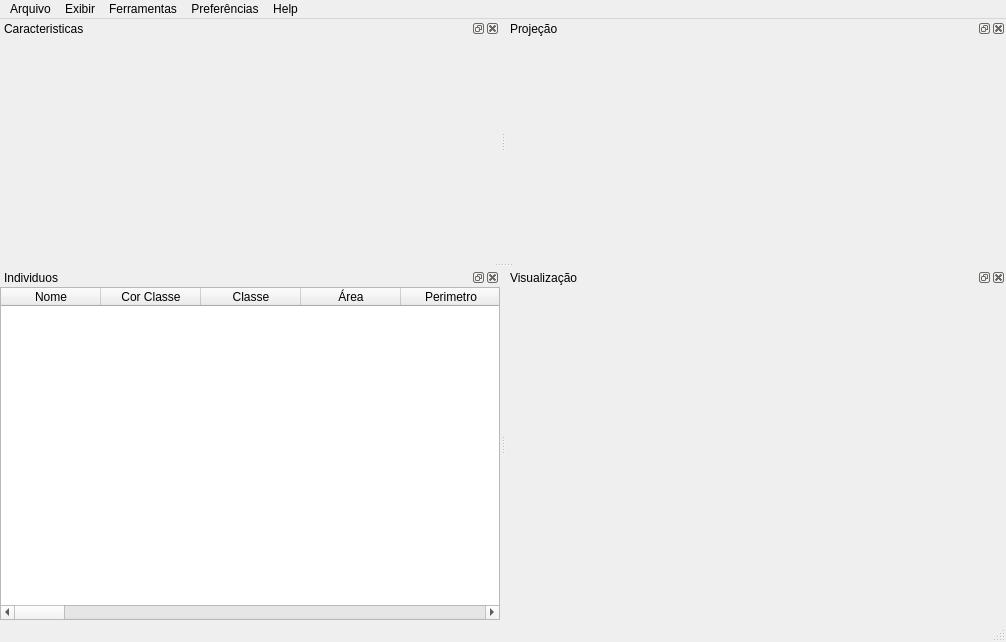
<?xml version="1.0" encoding="UTF-8"?>
<ui version="4.0">
 <class>MainWindow</class>
 <widget class="QMainWindow" name="MainWindow">
  <property name="geometry">
   <rect>
    <x>0</x>
    <y>0</y>
    <width>1004</width>
    <height>642</height>
   </rect>
  </property>
  <property name="windowTitle">
   <string>Principal</string>
  </property>
  <widget class="QWidget" name="centralwidget">
   <property name="minimumSize">
    <size>
     <width>155</width>
     <height>312</height>
    </size>
   </property>
   <widget class="QDockWidget" name="dockWidget_9">
    <property name="geometry">
     <rect>
      <x>0</x>
      <y>0</y>
      <width>500</width>
      <height>354</height>
     </rect>
    </property>
    <property name="minimumSize">
     <size>
      <width>500</width>
      <height>111</height>
     </size>
    </property>
    <property name="windowTitle">
     <string>Visualização</string>
    </property>
    <widget class="QWidget" name="dockWidgetContents_9">
     <layout class="QHBoxLayout" name="horizontalLayout_2"/>
    </widget>
   </widget>
  </widget>
  <widget class="QMenuBar" name="menubar">
   <property name="geometry">
    <rect>
     <x>0</x>
     <y>0</y>
     <width>1004</width>
     <height>21</height>
    </rect>
   </property>
   <property name="toolTipDuration">
    <number>1</number>
   </property>
   <widget class="QMenu" name="menuArquivo">
    <property name="title">
     <string>Arquivo</string>
    </property>
    <widget class="QMenu" name="menuCriar_Dataset">
     <property name="title">
      <string>Criar Dataset</string>
     </property>
     <addaction name="actionCriar_Classe"/>
     <addaction name="actionDividir_Imagem"/>
    </widget>
    <addaction name="actionAbrir_Dataset"/>
    <addaction name="menuCriar_Dataset"/>
    <addaction name="separator"/>
    <addaction name="actionSair"/>
   </widget>
   <widget class="QMenu" name="menuHelp">
    <property name="title">
     <string>Help</string>
    </property>
    <addaction name="actionAtalhos"/>
    <addaction name="actionSobre"/>
   </widget>
   <widget class="QMenu" name="menuFerramentas">
    <property name="title">
     <string>Ferramentas</string>
    </property>
    <widget class="QMenu" name="menuProje_o">
     <property name="title">
      <string>Projeção</string>
     </property>
     <addaction name="actionPCA"/>
     <addaction name="actionTSNE"/>
     <addaction name="actionSAMMON"/>
     <addaction name="actionMDS"/>
    </widget>
    <widget class="QMenu" name="menuPr_Processamento">
     <property name="title">
      <string>Pré Processamento Manual</string>
     </property>
     <widget class="QMenu" name="menuFiltros">
      <property name="title">
       <string>Filtros</string>
      </property>
      <addaction name="actionEqualizacao"/>
      <addaction name="actionMediana"/>
      <addaction name="actionBinarizacao"/>
      <addaction name="actionInversao"/>
      <addaction name="actionOperadores"/>
     </widget>
     <addaction name="actionRecorteLivre"/>
     <addaction name="separator"/>
     <addaction name="menuFiltros"/>
    </widget>
    <addaction name="menuPr_Processamento"/>
    <addaction name="actionPre_Processamento_Automatico"/>
    <addaction name="separator"/>
    <addaction name="actionDeteccao_de_Caracteristicas"/>
    <addaction name="menuProje_o"/>
   </widget>
   <widget class="QMenu" name="menuPrefer_ncias">
    <property name="title">
     <string>Preferências</string>
    </property>
    <addaction name="actionNormalizar_Valores"/>
   </widget>
   <widget class="QMenu" name="menuExibir">
    <property name="title">
     <string>Exibir</string>
    </property>
    <addaction name="actionImagens"/>
   </widget>
   <addaction name="menuArquivo"/>
   <addaction name="menuExibir"/>
   <addaction name="menuFerramentas"/>
   <addaction name="menuPrefer_ncias"/>
   <addaction name="menuHelp"/>
  </widget>
  <widget class="QStatusBar" name="statusbar"/>
  <widget class="QDockWidget" name="dockWidget_6">
   <property name="minimumSize">
    <size>
     <width>500</width>
     <height>243</height>
    </size>
   </property>
   <property name="windowTitle">
    <string>Caracteristicas</string>
   </property>
   <attribute name="dockWidgetArea">
    <number>4</number>
   </attribute>
   <widget class="QWidget" name="dockWidgetContents_6"/>
  </widget>
  <widget class="QDockWidget" name="dockWidget_7">
   <property name="minimumSize">
    <size>
     <width>500</width>
     <height>111</height>
    </size>
   </property>
   <property name="windowTitle">
    <string>Individuos</string>
   </property>
   <attribute name="dockWidgetArea">
    <number>1</number>
   </attribute>
   <widget class="QWidget" name="dockWidgetContents_7">
    <layout class="QHBoxLayout" name="horizontalLayout">
     <property name="leftMargin">
      <number>0</number>
     </property>
     <property name="topMargin">
      <number>0</number>
     </property>
     <property name="rightMargin">
      <number>0</number>
     </property>
     <property name="bottomMargin">
      <number>0</number>
     </property>
     <item>
      <widget class="QTableWidget" name="tableWidget">
       <property name="verticalScrollBarPolicy">
        <enum>Qt::ScrollBarAsNeeded</enum>
       </property>
       <property name="horizontalScrollBarPolicy">
        <enum>Qt::ScrollBarAsNeeded</enum>
       </property>
       <column>
        <property name="text">
         <string>Nome</string>
        </property>
       </column>
       <column>
        <property name="text">
         <string>Cor Classe</string>
        </property>
       </column>
       <column>
        <property name="text">
         <string>Classe</string>
        </property>
       </column>
       <column>
        <property name="text">
         <string>Área</string>
        </property>
       </column>
       <column>
        <property name="text">
         <string>Perimetro</string>
        </property>
       </column>
       <column>
        <property name="text">
         <string>Média</string>
        </property>
       </column>
       <column>
        <property name="text">
         <string>Mediana</string>
        </property>
       </column>
       <column>
        <property name="text">
         <string>Angulo</string>
        </property>
       </column>
       <column>
        <property name="text">
         <string>Centroide X</string>
        </property>
       </column>
       <column>
        <property name="text">
         <string>Centroide Y</string>
        </property>
       </column>
       <column>
        <property name="text">
         <string>Centro de massa Y</string>
        </property>
       </column>
       <column>
        <property name="text">
         <string>Centro de massa X</string>
        </property>
       </column>
       <column>
        <property name="text">
         <string>Roi Largura</string>
        </property>
       </column>
       <column>
        <property name="text">
         <string>Roi Altura</string>
        </property>
       </column>
       <column>
        <property name="text">
         <string>Máximo</string>
        </property>
       </column>
       <column>
        <property name="text">
         <string>Mínimo</string>
        </property>
       </column>
       <column>
        <property name="text">
         <string>Mode</string>
        </property>
       </column>
       <column>
        <property name="text">
         <string>X</string>
        </property>
       </column>
       <column>
        <property name="text">
         <string>Y</string>
        </property>
       </column>
       <column>
        <property name="text">
         <string>Width</string>
        </property>
       </column>
       <column>
        <property name="text">
         <string>Height</string>
        </property>
       </column>
       <column>
        <property name="text">
         <string>Maior</string>
        </property>
       </column>
       <column>
        <property name="text">
         <string>Menor</string>
        </property>
       </column>
       <column>
        <property name="text">
         <string>Circularidade</string>
        </property>
       </column>
       <column>
        <property name="text">
         <string>Feret</string>
        </property>
       </column>
       <column>
        <property name="text">
         <string>Densidade integrada</string>
        </property>
       </column>
       <column>
        <property name="text">
         <string>Inclinação</string>
        </property>
       </column>
       <column>
        <property name="text">
         <string>%Area</string>
        </property>
       </column>
       <column>
        <property name="text">
         <string>RawIntDen</string>
        </property>
       </column>
       <column>
        <property name="text">
         <string>FeretX</string>
        </property>
       </column>
       <column>
        <property name="text">
         <string>FeretY</string>
        </property>
       </column>
       <column>
        <property name="text">
         <string>FeretAngle</string>
        </property>
       </column>
       <column>
        <property name="text">
         <string>MinFeret</string>
        </property>
       </column>
       <column>
        <property name="text">
         <string>Proporção da Tela</string>
        </property>
       </column>
       <column>
        <property name="text">
         <string>Round</string>
        </property>
       </column>
       <column>
        <property name="text">
         <string>Solidez</string>
        </property>
       </column>
       <column>
        <property name="text">
         <string>MaxThr</string>
        </property>
       </column>
       <column>
        <property name="text">
         <string>MinThr</string>
        </property>
       </column>
      </widget>
     </item>
    </layout>
   </widget>
  </widget>
  <widget class="QDockWidget" name="dockWidget_8">
   <property name="minimumSize">
    <size>
     <width>500</width>
     <height>243</height>
    </size>
   </property>
   <property name="toolTipDuration">
    <number>1</number>
   </property>
   <property name="windowTitle">
    <string>Projeção</string>
   </property>
   <attribute name="dockWidgetArea">
    <number>4</number>
   </attribute>
   <widget class="QWidget" name="dockWidgetContents_8"/>
  </widget>
  <action name="actionAbrir_Dataset">
   <property name="text">
    <string>Abrir Dataset</string>
   </property>
   <property name="shortcut">
    <string>Ctrl+O</string>
   </property>
   <property name="shortcutContext">
    <enum>Qt::WindowShortcut</enum>
   </property>
  </action>
  <action name="actionSair">
   <property name="text">
    <string>Sair</string>
   </property>
  </action>
  <action name="actionAtalhos">
   <property name="text">
    <string>Atalhos</string>
   </property>
  </action>
  <action name="actionSobre">
   <property name="text">
    <string>Sobre</string>
   </property>
  </action>
  <action name="actionDeteccao_de_Caracteristicas">
   <property name="text">
    <string>Análise Morfológica</string>
   </property>
   <property name="toolTip">
    <string>Análise Morfológica</string>
   </property>
  </action>
  <action name="actionPCA">
   <property name="text">
    <string>PCA</string>
   </property>
  </action>
  <action name="actionTSNE">
   <property name="text">
    <string>TSNE</string>
   </property>
  </action>
  <action name="actionSAMMON">
   <property name="text">
    <string>SAMMON</string>
   </property>
  </action>
  <action name="actionMDS">
   <property name="text">
    <string>MDS</string>
   </property>
  </action>
  <action name="actionNormalizar_Valores">
   <property name="checkable">
    <bool>true</bool>
   </property>
   <property name="checked">
    <bool>true</bool>
   </property>
   <property name="text">
    <string>Normalizar Valores</string>
   </property>
  </action>
  <action name="actionRecorteLivre">
   <property name="text">
    <string>Recortar Região de Interesse</string>
   </property>
  </action>
  <action name="actionDividir_Imagem">
   <property name="text">
    <string>Dividir Imagem</string>
   </property>
  </action>
  <action name="actionEqualizacao">
   <property name="text">
    <string>Equalização</string>
   </property>
  </action>
  <action name="actionMediana">
   <property name="text">
    <string>Mediana</string>
   </property>
  </action>
  <action name="actionBinarizacao">
   <property name="text">
    <string>Binarização</string>
   </property>
  </action>
  <action name="actionInversao">
   <property name="text">
    <string>Inversão</string>
   </property>
  </action>
  <action name="actionCriar_Classe">
   <property name="text">
    <string>Criar Classe</string>
   </property>
  </action>
  <action name="actionOperadores">
   <property name="text">
    <string>Operadores</string>
   </property>
  </action>
  <action name="actionteste">
   <property name="text">
    <string>teste</string>
   </property>
  </action>
  <action name="actionPre_Processamento_Automatico">
   <property name="text">
    <string>Pré Processamento Automático</string>
   </property>
   <property name="toolTip">
    <string>&lt;html&gt;&lt;head/&gt;&lt;body&gt;&lt;p&gt;Etapas de pré processamento automatico: 1° equalização - 2° mediana - 3° binarização - 4° operadores morfológicos. Certifique-se que suas imagens estajem apenas com a região de interesse.&lt;/p&gt;&lt;/body&gt;&lt;/html&gt;</string>
   </property>
  </action>
  <action name="actionImagens">
   <property name="text">
    <string>Imagens</string>
   </property>
  </action>
 </widget>
 <resources/>
 <connections/>
</ui>
